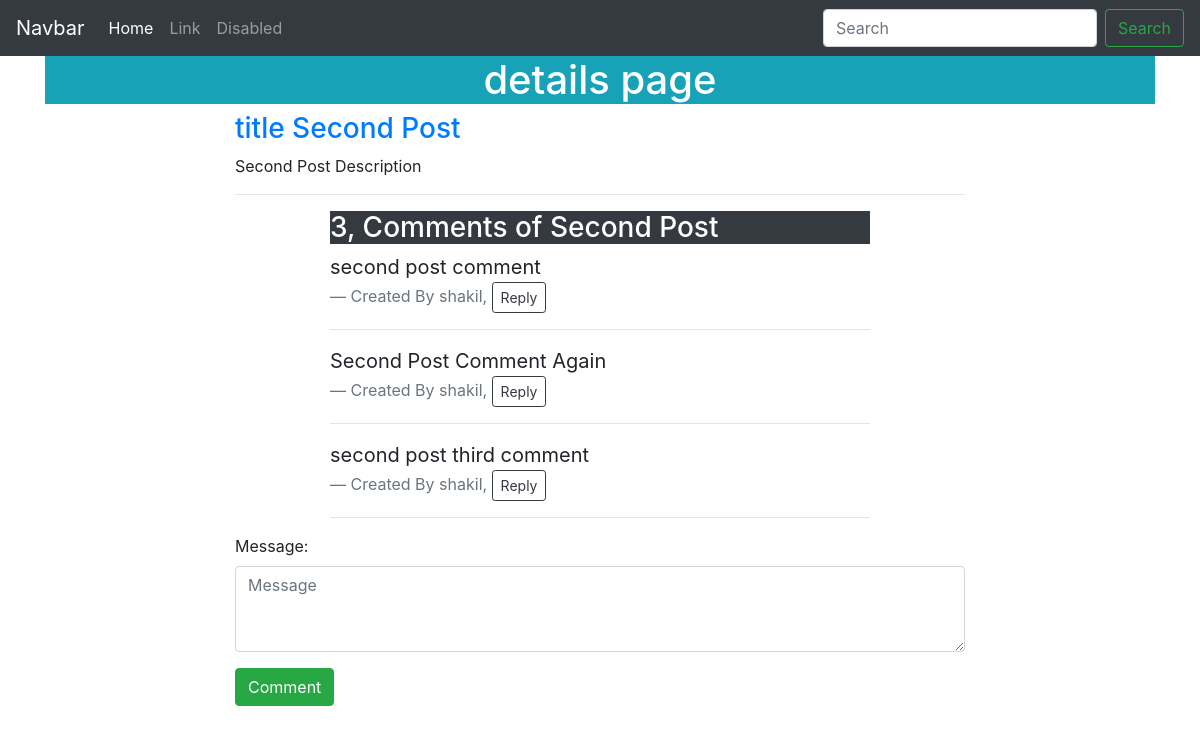
The app's page /post/detail/2/ with its own data.
### blog/models.py (models this page shows, shortened)
class Post(models.Model):
    title = models.CharField(max_length=200);
    description = models.CharField(max_length=500)
    created = models.DateTimeField(auto_now_add=True)

class Comment(models.Model):
    post = models.ForeignKey(Post, on_delete=models.CASCADE)
    user = models.ForeignKey(User, on_delete=models.CASCADE)
    reply = models.ForeignKey('comment', on_delete=models.CASCADE, null=True, related_name="replies")
    message = models.TextField()
    created_date = models.DateTimeField(auto_now_add=True)

### blog/views.py (the view)
# urls.py: path('post/detail/<int:id>/', views.detail, name='detail'),
def detail(request, id):
    post = get_object_or_404(Post, id=id)
    comments = Comment.objects.filter(post=post, reply=None)
    if request.method == "POST":
        form = CommentForm(request.POST or None)
        if form.is_valid():
            comment = form.save(commit=False)
            comment.post=post
            comment.user = request.user
            reply_id =request.POST.get('comment_id')
            comment_qs = None
            if reply_id:
                comment_qs = Comment.objects.get(id=reply_id)
                comment.reply = comment_qs
            comment.save()
            return redirect('detail', post.id)
    else:
        form = CommentForm()
    context = {
        'post':post,
        'form':form,
        'comments':comments
    }
    return render(request, 'detail.html',context)

### blog/forms.py
class CommentForm(forms.ModelForm):
    class Meta:
        model = Comment
        fields = ('message',)
    def __init__(self, *args, **kwargs):
        super().__init__(*args, **kwargs)
        self.fields['message'].widget.attrs.update({'class':'form-control','rows':'3','cols':'10','placeholder':'Message'})

### blog/templates/detail.html (shortened to what this page needs)
{% extends "base.html" %}
{% block content %}
<h1 class="text-center bg-info text-white py2">details page</h1>
<div class="row">
    <div class="col-8 offset-2">
        <a href="">
            <h3>title {{post.title}}</h3>
        </a>
        <p>{{post.description}}</p>
        <hr>
    </div>
</div>
<div class="row">
    <div class="col-6 offset-3 ">
            <h3 class="bg-dark text-white"> {{comments.count}}, Comments of {{post.title}}</h3>
            {% for comment in comments %}
            <blockquote class="blockquote">
                <p class="mb-0">{{comment.message}}</p>
                <footer class="blockquote-footer">Created By {{comment.user.username}},
                        <button type="button" class="btn btn-outline-dark btn-sm reply-btn" data-toggle="collapse" data-target="#collapseExample{{forloop.counter}}">Reply</button>
                </footer>
            </blockquote>
            <hr>
            {% endfor %}
    </div>
</div>
<div class="row">
    <div class="col-8 offset-2">
        <form action="." method="post">
            <div class="form-group">
                {{form}}
                <input type="submit" name="" id="" value="Comment" class="btn btn-success mt-3">
            </div>
        </form>
    </div>
</div>
<div style="height: 600px;"></div>
{% endblock content %}

### blog/templates/base.html (shortened to what this page needs)
<!doctype html>
<html lang="en">
<head>
  <link rel="stylesheet" href="https://stackpath.bootstrapcdn.com/bootstrap/4.3.1/css/bootstrap.min.css"
>
</head>
<body>
  <nav class="navbar navbar-expand-lg navbar-dark bg-dark">
    <a class="navbar-brand" href="#">Navbar</a>
    <div class="collapse navbar-collapse" id="navbarSupportedContent">
      <ul class="navbar-nav mr-auto">
        <li class="nav-item active">
          <a class="nav-link" href="{% url 'home' %}">Home</a>
        </li>
        <li class="nav-item">
          <a class="nav-link" href="#">Link</a>
        <li class="nav-item">
          <a class="nav-link" href="#" tabindex="-1" aria-disabled="true">Disabled</a>
        </li>
      </ul>
      <form class="form-inline my-2 my-lg-0">
        <input class="form-control mr-sm-2" type="search" placeholder="Search" aria-label="Search">
        <button class="btn btn-outline-success my-2 my-sm-0" type="submit">Search</button>
      </form>
    </div>
  </nav>
  <div class="container">
    {% block content %}
    {% endblock content %}
  </div>
</body>
</html>

### records on screen
Post: title "Second Post", description "Second Post Description"
Comment: message "second post comment", user.username "shakil"
Comment: message "Second Post Comment Again", user.username "shakil"
Comment: message "second post third comment", user.username "shakil"

### other values on screen
{{ comments.count }} "3"
